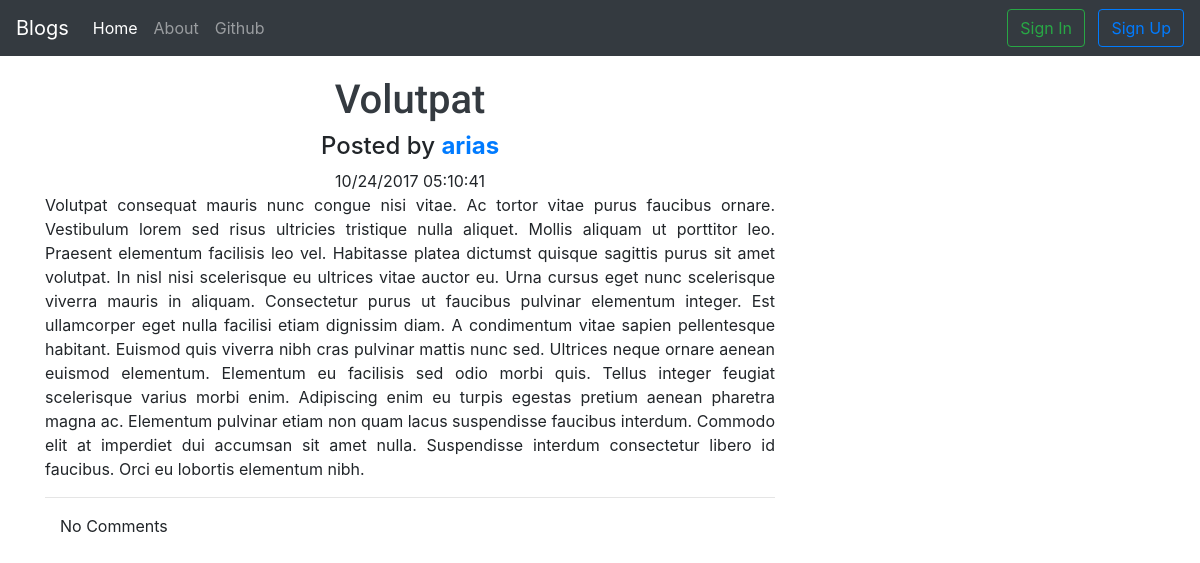
Page /post/9 on the committed database.
### blog/models.py (models this page shows, shortened)
class Post(models.Model):
    author = models.ForeignKey("auth.User")
    title = models.CharField(max_length=200)
    text = models.TextField()
    created_date = models.DateTimeField(default=timezone.now)
    published_date = models.DateTimeField(blank=True, null=True)

### blog/views.py (the view)
# urls.py: url(r'^post/(?P<pk>\d+)$', views.PostDetailView.as_view(), name="post_detail"),
class PostDetailView(DetailView):
    model = Post

### blog/templates/blog/post_detail.html (shortened to what this page needs)
{% extends "blog/base.html" %}
{% block content %}
    <div class="row justify-content-md-center">
        <div class="col-md">
            <h1 class="posttitle text-dark">{{ post.title }}</h1>
            <h3 class="postauthor">Posted by
                <span class="text-primary">
                    <strong>{{ post.author }}</strong>
                </span>
            </h3>
            {% if post.published_date %}
                <div class="date postdate">
                    {{ post.published_date|date:"m/d/Y H:m:s" }}
                </div>
            {% else %}
                <a class="btn btn-default" href="{% url 'post_publish' pk=post.pk %}">Publish</a>
            {% endif %}
            <div class="postcontent">
                <p class="text-justify">
                    {{ post.text }}
                </p>
            </div>
            <hr>
            <div class="container">
                {% for comment in post.comments.all %}
                    <br>
                    {% if user.is_authenticated or comment.approved %}
                        Commented at {{ comment.created_date|date:"H:m:s m/d/Y" }}
                        by <span class="text-primary">{{ comment.author }}</span>
                        <p>{{ comment.text|safe|linebreaks }}</p>
                        {%  if post.author.pk == user.pk and not comment.approved %}
                            <a class="btn btn-default" href="{% url 'comment_approve' pk=comment.pk %}">
                                Approve <span class="glyphicon glyphicon-ok"></span>
                            </a>
                            <a class="btn btn-danger" href="{% url 'comment_remove' pk=comment.pk %}">
                                Remove <span class="glyphicon glyphicon-remove"></span>
                            </a>
                        {% endif %}
                    {% endif %}
                    {% empty %}
                        <p>No Comments</p>
                {% endfor %}
            </div>
        </div>
    </div>
{% endblock %}

### blog/static/css/blog.css (style rules this page uses)
.postdate { text-align: center; }
.posttitle { font-family: Roboto, sans-serif; font-size: 2.5em; text-align: center; }
.postauthor { font-size: 1.5em; text-align: center; }
.postcontent > p { font-size: 1em; }

### rows in the picture
Post: title "Volutpat", author "arias", published_date "10/24/2017 05:10:41", text "Volutpat consequat mauris nunc congue nisi vitae. Ac tortor vitae purus faucibus ornare. Vestibulum lorem sed risus ultricies tristique nulla aliquet. Mollis aliquam ut porttitor leo. Praesent elementum facilisis leo vel. Habitasse platea dictumst quisque sagittis purus sit amet volutpat. In nisl nisi scelerisque eu ultrices vitae auctor eu. Urna cursus eget nunc scelerisque viverra mauris in aliquam. Consectetur purus ut faucibus pulvinar elementum integer. Est ullamcorper eget nulla facilisi etiam dignissim diam. A condimentum vitae sapien pellentesque habitant. Euismod quis viverra nibh cras pulvinar mattis nunc sed. Ultrices neque ornare aenean euismod elementum. Elementum eu facilisis…"
